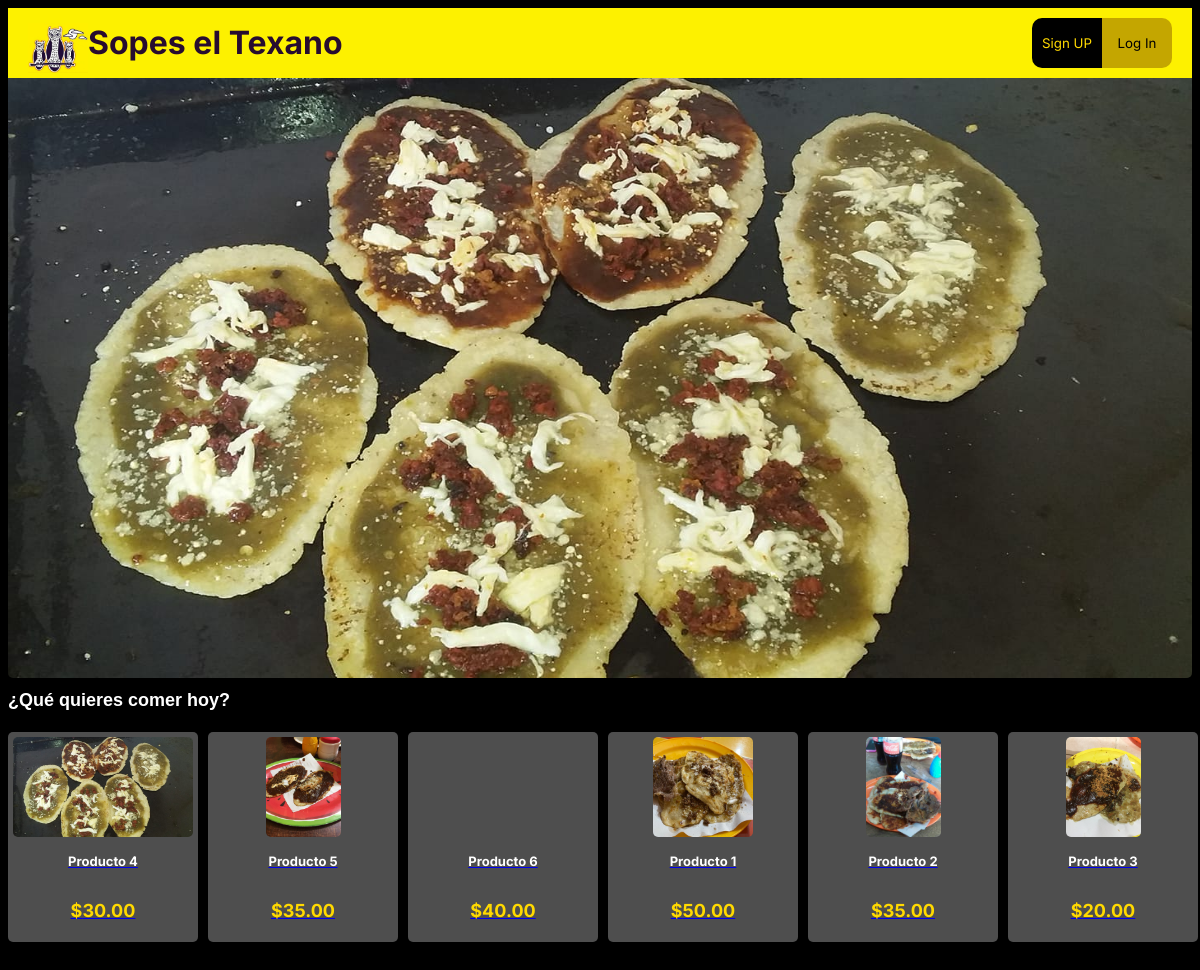
The page / on the database its author committed.
### tables this page shows
CREATE TABLE `productos` (
  `id` int(11) NOT NULL,
  `nombre` varchar(255) NOT NULL,
  `descripcion` text DEFAULT NULL,
  `precio` decimal(10,2) NOT NULL,
  `imagen` varchar(255) DEFAULT NULL
);

### index.php (the view, shortened to what this page needs)
<!DOCTYPE html>
<link rel="stylesheet" href="https://cdnjs.cloudflare.com/ajax/libs/font-awesome/4.7.0/css/font-awesome.min.css">
<link href="Estilos.css" rel="stylesheet" type="text/css">
<html lang="es">
    <head>
        <link rel="stylesheet" href="">
    </head>
    <?php include_once  'header.php'; ?>
    <body>
     <div>
        <img class="imgIn" src="./images\Producto4.jpg" alt="">
        <div id="menuOpciones">
        <h1 class="Titulos">¿Qué quieres comer hoy?</h1>
        <nav class="boxParent">
        <?php
            require_once('./login_Signup/conexion.php');
            $query = $connection->prepare("SELECT * FROM productos");
            $query->execute();
            $productos = $query->fetchAll(PDO::FETCH_ASSOC);
        foreach ($productos as $producto) { ?>
            <a href="verProduct.php?id=<?php echo $producto['id']; ?>">    <ul class="boxProduct" onClick="window.location.href='verProduct.php'">
            <img class="imgPr" src="./images/<?php echo $producto['imagen']; ?>" alt="">
            <h1 class="namePr"><?php echo $producto['nombre']; ?></h1>
            <h1 class="pricePr">$<?php echo $producto['precio']; ?></h1>
            </ul> </a>
        <?php } ?>
        </nav>
        </div>
    </div>
    </body>
    <footer>
    </footer>
</html>

### header.php (shortened to what this page needs)
<!DOCTYPE html>
<link rel="stylesheet" href="https://cdnjs.cloudflare.com/ajax/libs/font-awesome/4.7.0/css/font-awesome.min.css">
<html lang="es">
<head>
        <link rel="stylesheet" href="">
    </head>
<header class="barraSuperior">
    <a href="<?php echo BASE_URL; ?>index.php">
      <img class="logoIcono" src="<?php echo BASE_URL; ?>images\LogoIcono.jpg">
        <h1 class="name">Sopes el Texano</h1>
      </a>
<?php
    if(isset($_SESSION['username'])) {
        $username = $_SESSION['username'];
?>
<div class="menu">
      <button class="Menu"><i class="fa fa-bars"></i></button>
      <div class="menu-options">
      <form action="./Pedidos/verPedido.php" method="post">
          <input type="submit" value="Ver pedidos" id="btnMenu" onClick="window.location.href='verPedido.php'"></input>
      </form>
      <form action="./carta/carta.php" method="post">
          <input type="submit" value="Carta" class="btnMenu"></input>
      </form>
      <form action="./ubicacion/ubicacion.php" method="post">
          <input type="submit" value="Agregar Ubicacion" class="btnMenu" onClick="window.location.href='ubicacion.php'"></input>
      </form>
      <form action="./Pago/aggTarjetas.php" method="post">
          <input type="submit" value="Tarjetas" class="btnMenu" onClick="window.location.href='aggTarjetas.php'"></input>
      </form>
      <form action="login_Signup/closeSession.php" method="post">
          <input type="submit" value="Cerrar Sesion" class="btnMenu"></input>
      </form>
      </div>
</div>
                    <div id="nameUser">Bienvenid@ <?php echo $username; ?></div>
                    <div id="imgUser"><img id="imgUser" src="https://external-content.duckduckgo.com/iu/?u=https%3A%2F%2Ftse1.mm.bing.net%2Fth%3Fid%3DOIP.qR0GP0edU8z3CIOxMTAnzAHaHa%26pid%3DApi&f=1&ipt=077530002660988fd9d0911f179d49e305d04c4d0b17658c45501f935c2447ee&ipo=images" alt=""></div>
        <?php } else { ?>
            <input class="signUp" type="button" value="Sign UP" onClick="window.location.href='login_Signup/SignUp.html'"/>
            <input class="logIn" type="button" value="Log In" onClick="window.location.href = 'login_Signup/logIn.html'"/>
        <?php } ?>
    </header>
    </html>

### Estilos.css (style rules this page uses)
* { box-sizing: border-box; font-family: "Inter", sans-serif; font-optical-sizing: auto; font-weight: weight; font-style: normal; font-variation-settings: "slnt" 0; justify-content: center; align-items: center; }
body { background-color: black; }
.imgIn { width: 100%; height: auto; max-height: 600px; border-radius: 0% 0% 5px 5px; display: block; }
.Titulos { color: white; height: 30px; font-family: "Montserrat", sans-serif; font-optical-sizing: auto; font-size: large; font-style: normal; }
.boxParent { display: grid; grid-gap: 1rem; grid-template-columns: repeat(auto-fit, minmax(180px, 1fr)); margin: auto; padding: auto; }
.boxProduct { width: 180px; height: 200px; border-color: black; background: rgb(78, 78, 78); border-radius: 5px; display: flex; flex-direction: column; align-items: center; justify-content: center; margin: auto; padding: 5px 5px; }
.imgPr { width: auto; height: 100px; border-radius: 5px; }
.namePr { color: white; font-size: small; margin: auto; }
.pricePr { color: #ffd900; font-size: large; margin: auto; }
@media screen and (min-width: 580px) { .boxProduct { width: 190px; height: 210px; } }
footer { display: flex; flex-direction: row; }

### header.php (style rules this page uses)
* { box-sizing: border-box; font-family: "Inter", sans-serif; font-optical-sizing: auto; font-weight: weight; font-style: normal; font-variation-settings: "slnt" 0; justify-content: center; align-items: center; }
header { position: relative; display: flex; align-items: center; flex-direction: row; font-family: "Inter", sans-serif; font-optical-sizing: auto; font-weight: weight; font-style: normal; font-variation-settings: "slnt" 0; background-color: #fdf100; width: auto; height: 70px; margin: auto; padding: 10px 20px; }
.logoIcono { float: left; width:60px; height: 50px; margin-right: 10px; }
.logoIcono, .name { position: relative; text-align: left; top: 5px; color: #270c2f; margin: 0; display: inline-block; vertical-align: middle; }
.signUp { background-color:black; color: #ffd900; font-family: "Inter", sans-serif; font-optical-sizing: auto; font-weight: weight; font-style: bold; font-variation-settings: "slnt" 0; border: 0ch; border-radius: 10px 0px 0px 10px; outline: none; display: block; height: 50px; width: 70px; left: 0; right: 0; position: relative; float: right; cursor: pointer; }
.logIn { color:black; background-color: #c4a600; font-family: "Inter", sans-serif; font-optical-sizing: auto; font-weight: weight; font-style: bold; font-variation-settings: "slnt" 0; border: 1px; border-color: black; border-radius: 0px 10px 10px 0px; outline: none; display: block; height: 50px; width: 70px; left: 0; right: 0; position: relative; float: right; cursor: pointer; }

### rows shown on the page
productos: imagen (picture), nombre "Producto 4", precio "30.00"
productos: imagen (picture), nombre "Producto 5", precio "35.00"
productos: nombre "Producto 6", precio "40.00"
productos: imagen (picture), nombre "Producto 1", precio "50.00"
productos: imagen (picture), nombre "Producto 2", precio "35.00"
productos: imagen (picture), nombre "Producto 3", precio "20.00"
